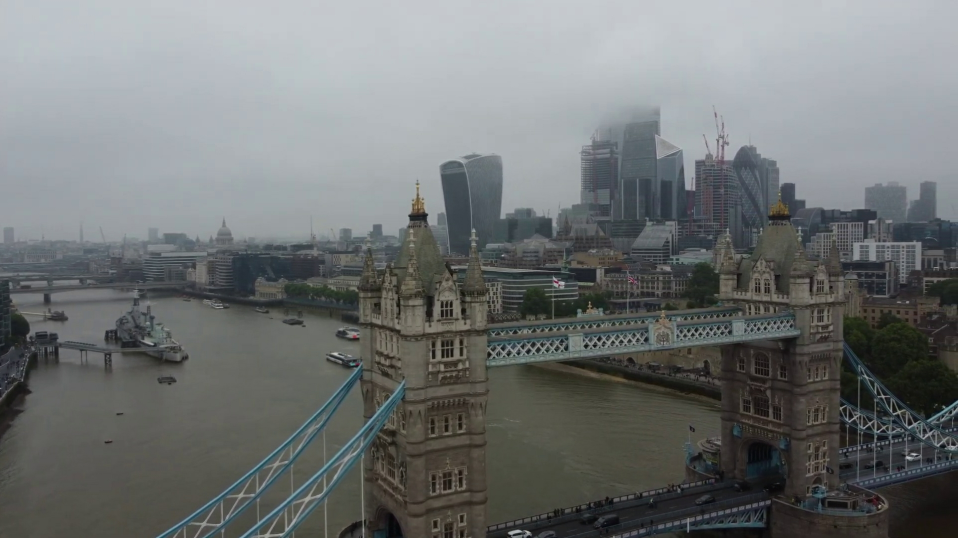
#> input picture assets/image0.jpg, 1915 x 1076 px (shown at 1/2 size)
$ python -i load_helper.py   (imports and definitions only)
#> lines starting #> are read from the running program, lines starting #| are printed output that depends on the picture
# Copyright 2020 Google LLC, University of Victoria, Czech Technical University
#
# Licensed under the Apache License, Version 2.0 (the "License");
# you may not use this file except in compliance with the License.
# You may obtain a copy of the License at
#
#      http://www.apache.org/licenses/LICENSE-2.0
#
# Unless required by applicable law or agreed to in writing, software
# distributed under the License is distributed on an "AS IS" BASIS,
# WITHOUT WARRANTIES OR CONDITIONS OF ANY KIND, either express or implied.
# See the License for the specific language governing permissions and
# limitations under the License.

import os
import cv2
import numpy as np
from .io_helper import load_h5

def load_image(image_path,
               use_color_image=False,
               input_width=512,
               crop_center=True,
               force_rgb=False):
    '''
    Loads image and do preprocessing.

    Parameters
    ----------
    image_path: Fullpath to the image.
    use_color_image: Flag to read color/gray image
    input_width: Width of the image for scaling
    crop_center: Flag to crop while scaling
    force_rgb: Flag to convert color image from BGR to RGB

    Returns
    -------
    Tuple of (Color/Gray image, scale_factor)
    '''
#> called with image_path = '../../assets/image0.jpg', use_color_image = False, input_width = 512, crop_center = True, force_rgb = False

    # Assuming all images in the directory are color images
    image = cv2.imread(image_path)
#> image is the input picture: shape (1076, 1915, 3); mean B, G, R 115, 115.1, 111.7
    if not use_color_image:
        image = cv2.cvtColor(image, cv2.COLOR_BGR2GRAY)
#> image: shape (1076, 1915)
    elif force_rgb:
        image = cv2.cvtColor(image, cv2.COLOR_BGR2RGB)

    # Crop center and resize image into something reasonable
    scale_factor = 1.0
    if crop_center:
        rows, cols = image.shape[:2]
#> rows = 1076; cols = 1915
        if rows > cols:
            cut = (rows - cols) // 2
            img_cropped = image[cut:cut + cols, :]
        else:
            cut = (cols - rows) // 2
#> cut = 419
            img_cropped = image[:, cut:cut + rows]
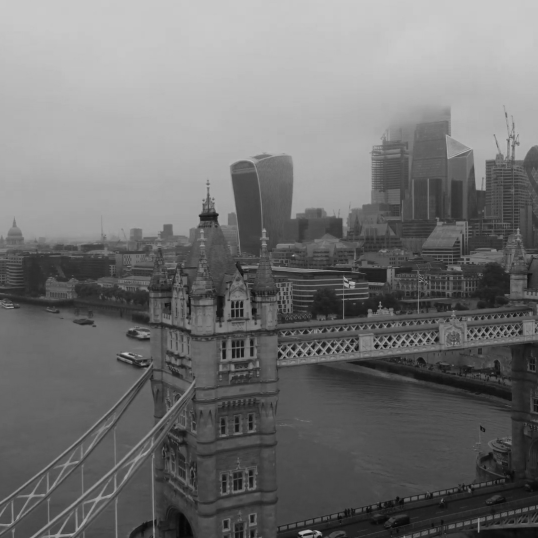
#> img_cropped: shape (1076, 1076) (shown at 1/2 size); min 4, max 205, mean 114.8
        scale_factor = float(input_width) / float(img_cropped.shape[0])
#> scale_factor = 0.476
        image = cv2.resize(img_cropped, (input_width, input_width))
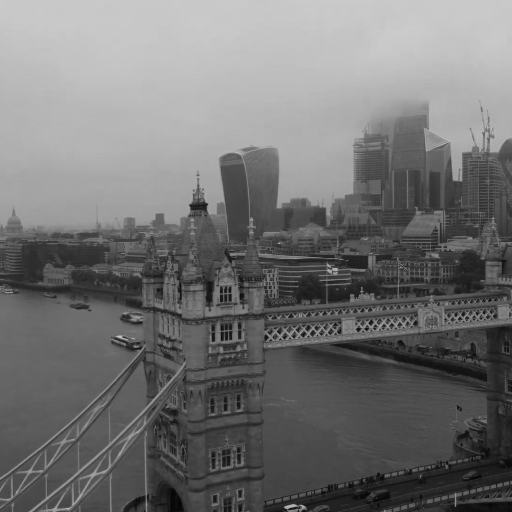
#> image: shape (512, 512); min 5, max 204, mean 114.7

    return (image, scale_factor)


def load_depth(depth_path):
    return load_h5(depth_path)['depth']


# [41 lines left out: functions load_vis, load_calib, not called in this run]


def load_h5_valid_image(path, deprecated_images):
    return remove_keys(load_h5(path), deprecated_images)


# [6 lines left out: function remove_keys, not called in this run]

>>> result = load_image('../../assets/image0.jpg')

$ run again, on assets/image1.jpg
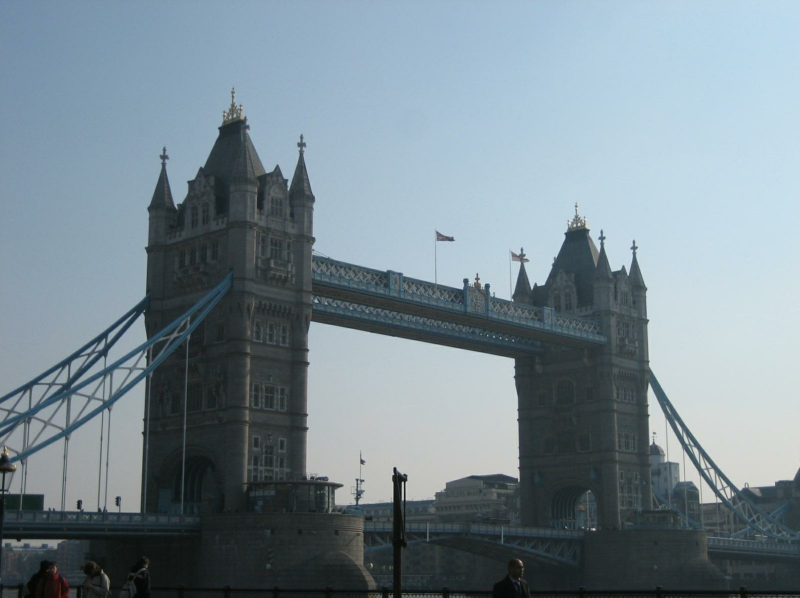
#> input picture assets/image1.jpg, 1599 x 1195 px (shown at 1/2 size)
#> in load_image, image is the input picture: shape (1195, 1599, 3); mean B, G, R 145.7, 136.9, 121.1
#> in load_image, `image = cv2.cvtColor(image, cv2.COLOR_BGR2GRAY)`:
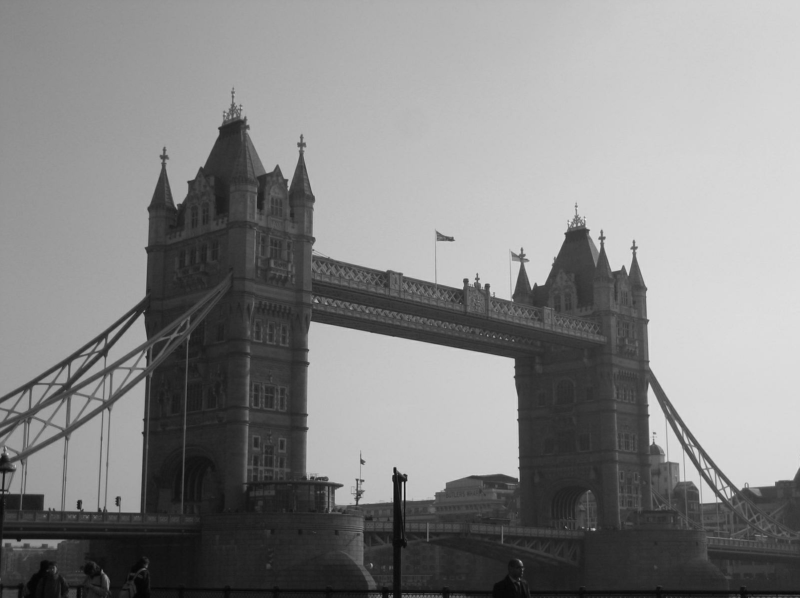
#> image: shape (1195, 1599) (shown at 1/2 size); min 2, max 244, mean 133.2
#> in load_image, `image = cv2.resize(img_cropped, (input_width, input_width))`:
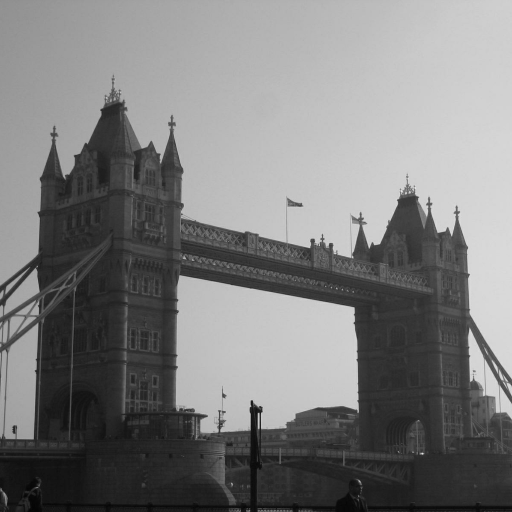
#> image: shape (512, 512); min 4, max 230, mean 125

$ run again, on assets/00616.jpg
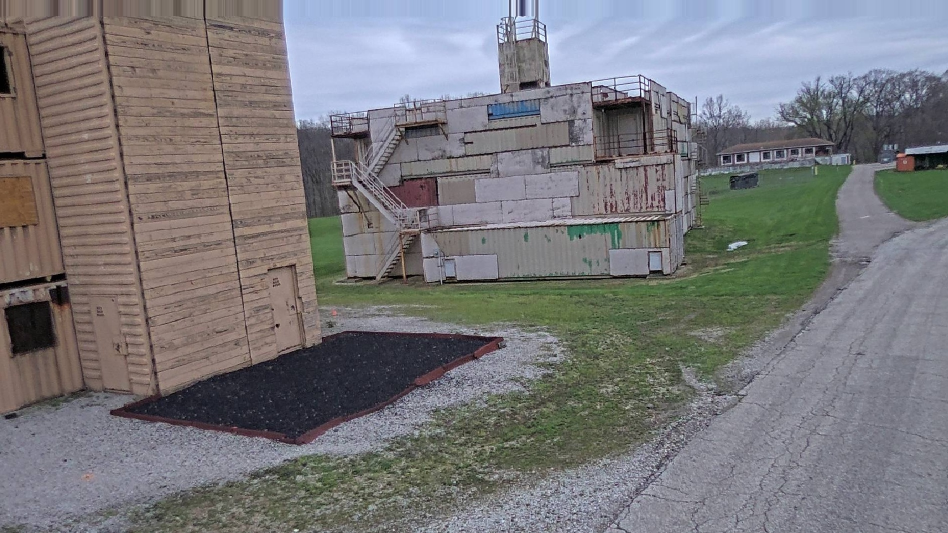
#> input picture assets/00616.jpg, 1896 x 1066 px (shown at 1/2 size)
#> in load_image, image is the input picture: shape (1066, 1896, 3); mean B, G, R 122.1, 119.5, 120.4
#> in load_image, `image = cv2.cvtColor(image, cv2.COLOR_BGR2GRAY)`:
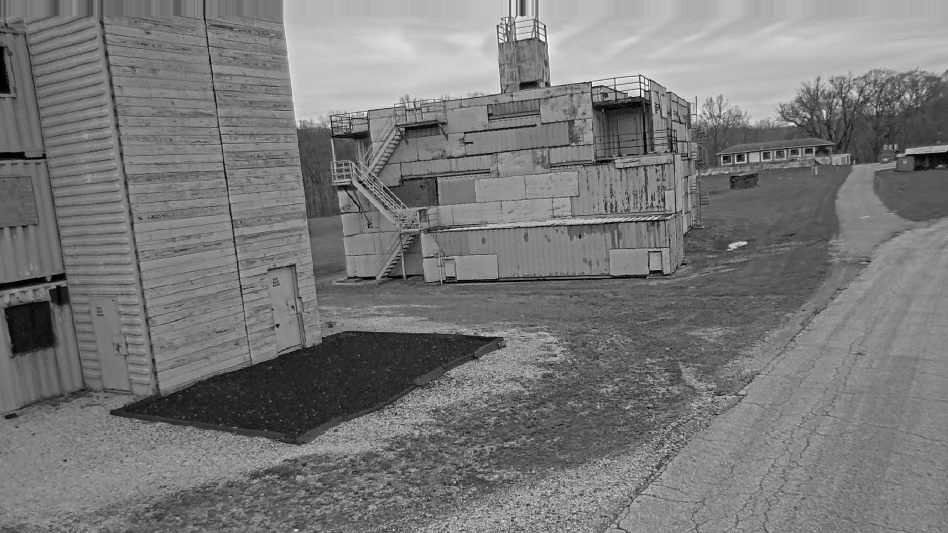
#> image: shape (1066, 1896) (shown at 1/2 size); min 0, max 253, mean 120.1
#> in load_image, `image = cv2.resize(img_cropped, (input_width, input_width))`:
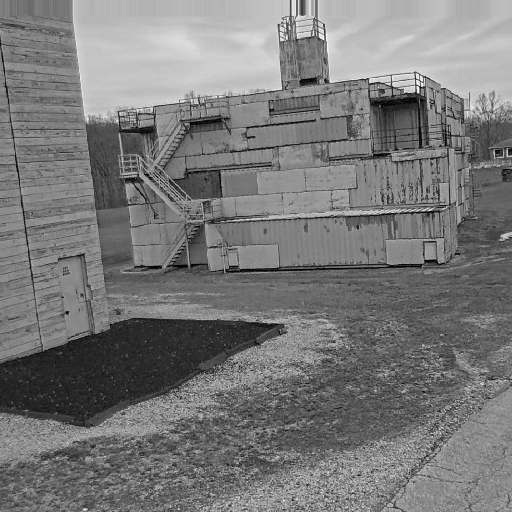
#> image: shape (512, 512); min 0, max 250, mean 120.9

$ run again, on assets/image_000053.jpg
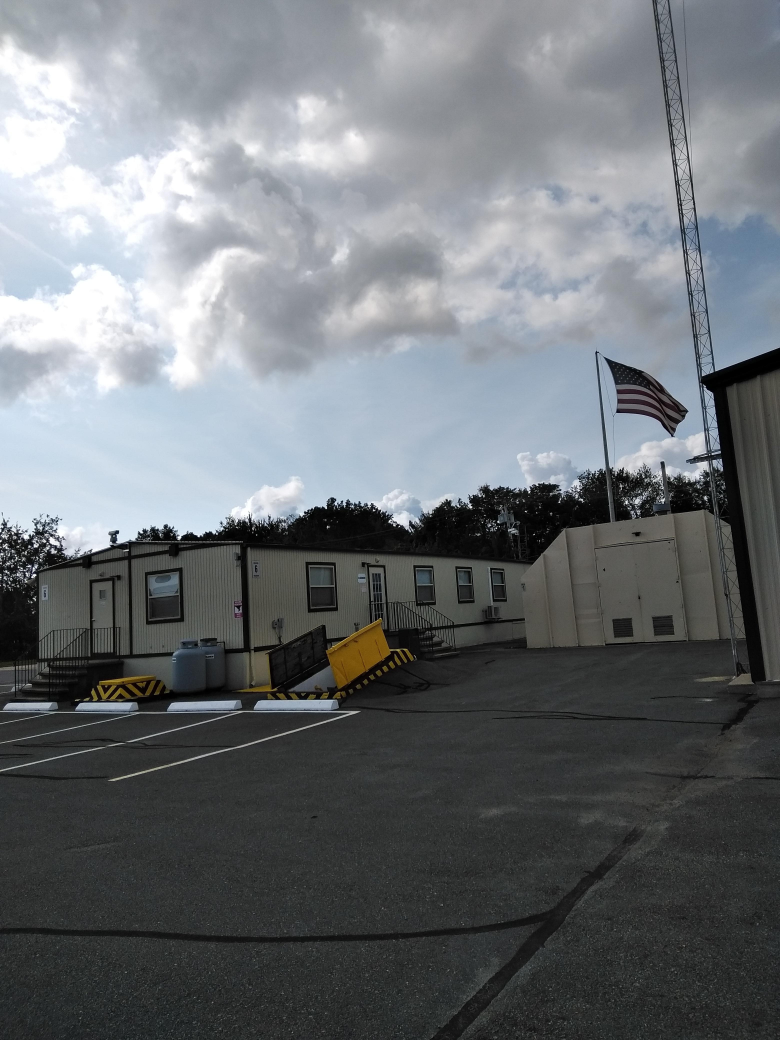
#> input picture assets/image_000053.jpg, 3120 x 4160 px (shown at 1/4 size)
#> in load_image, image is the input picture: shape (4160, 3120, 3); mean B, G, R 117.3, 113.7, 109.6
#> in load_image, `img_cropped = image[cut:cut + cols, :]`:
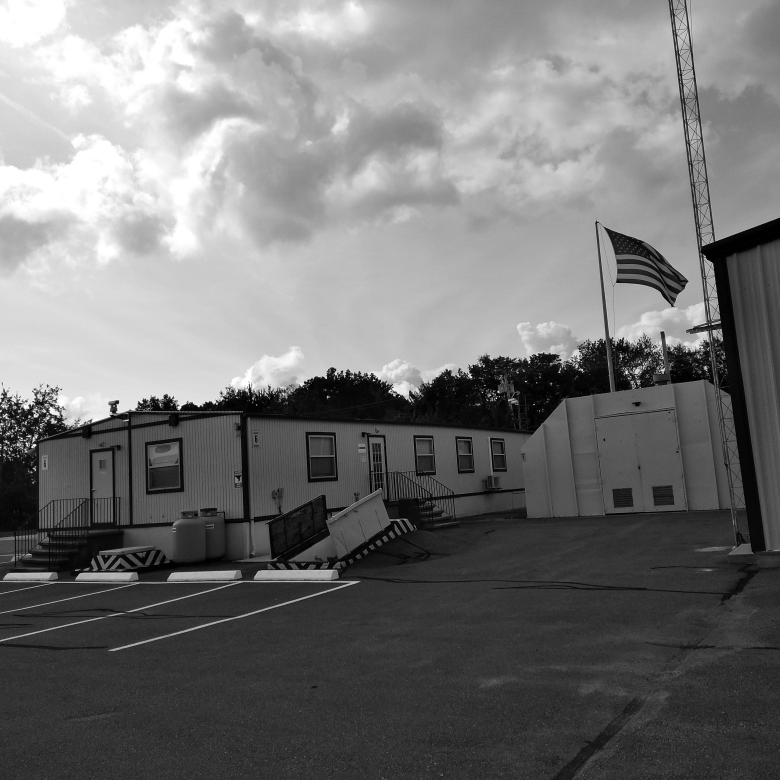
#> img_cropped: shape (3120, 3120) (shown at 1/4 size); min 0, max 255, mean 116.5
#> in load_image, `image = cv2.resize(img_cropped, (input_width, input_width))`:
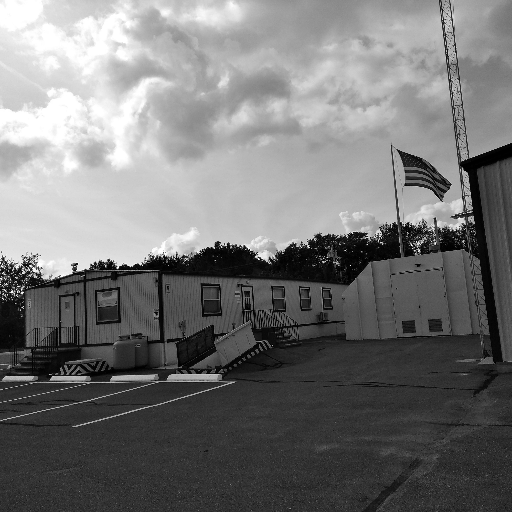
#> image: shape (512, 512); min 0, max 255, mean 116.4
